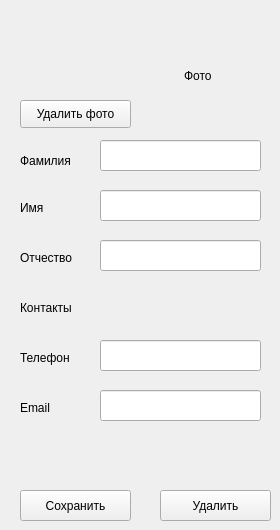
      <widget class="QWidget" name="Client_3">
       <attribute name="title">
        <string>Клиент</string>
       </attribute>
       <widget class="QLabel" name="Photo_3">
        <property name="geometry">
         <rect>
          <x>184</x>
          <y>30</y>
          <width>81</width>
          <height>91</height>
         </rect>
        </property>
        <property name="text">
         <string>Фото</string>
        </property>
       </widget>
       <widget class="QLabel" name="label_40">
        <property name="geometry">
         <rect>
          <x>20</x>
          <y>150</y>
          <width>71</width>
          <height>21</height>
         </rect>
        </property>
        <property name="font">
         <font>
          <pointsize>9</pointsize>
         </font>
        </property>
        <property name="text">
         <string>Фамилия</string>
        </property>
       </widget>
       <widget class="QLineEdit" name="Last_nameEdit_3">
        <property name="geometry">
         <rect>
          <x>100</x>
          <y>140</y>
          <width>161</width>
          <height>31</height>
         </rect>
        </property>
       </widget>
       <widget class="QLabel" name="label_41">
        <property name="geometry">
         <rect>
          <x>20</x>
          <y>200</y>
          <width>55</width>
          <height>16</height>
         </rect>
        </property>
        <property name="font">
         <font>
          <pointsize>9</pointsize>
         </font>
        </property>
        <property name="text">
         <string>Имя</string>
        </property>
       </widget>
       <widget class="QLineEdit" name="First_nameEdit_3">
        <property name="geometry">
         <rect>
          <x>100</x>
          <y>190</y>
          <width>161</width>
          <height>31</height>
         </rect>
        </property>
       </widget>
       <widget class="QLabel" name="label_42">
        <property name="geometry">
         <rect>
          <x>20</x>
          <y>250</y>
          <width>71</width>
          <height>16</height>
         </rect>
        </property>
        <property name="font">
         <font>
          <pointsize>9</pointsize>
         </font>
        </property>
        <property name="text">
         <string>Отчество</string>
        </property>
       </widget>
       <widget class="QLineEdit" name="Midle_nameEdit_3">
        <property name="geometry">
         <rect>
          <x>100</x>
          <y>240</y>
          <width>161</width>
          <height>31</height>
         </rect>
        </property>
       </widget>
       <widget class="QLabel" name="label_43">
        <property name="geometry">
         <rect>
          <x>20</x>
          <y>300</y>
          <width>71</width>
          <height>16</height>
         </rect>
        </property>
        <property name="font">
         <font>
          <pointsize>9</pointsize>
         </font>
        </property>
        <property name="text">
         <string>Контакты</string>
        </property>
       </widget>
       <widget class="QLabel" name="label_44">
        <property name="geometry">
         <rect>
          <x>20</x>
          <y>350</y>
          <width>71</width>
          <height>16</height>
         </rect>
        </property>
        <property name="font">
         <font>
          <pointsize>9</pointsize>
         </font>
        </property>
        <property name="text">
         <string>Телефон</string>
        </property>
       </widget>
       <widget class="QLineEdit" name="PhoneEdit_3">
        <property name="geometry">
         <rect>
          <x>100</x>
          <y>340</y>
          <width>161</width>
          <height>31</height>
         </rect>
        </property>
       </widget>
       <widget class="QLabel" name="label_45">
        <property name="geometry">
         <rect>
          <x>20</x>
          <y>400</y>
          <width>71</width>
          <height>16</height>
         </rect>
        </property>
        <property name="font">
         <font>
          <pointsize>9</pointsize>
         </font>
        </property>
        <property name="text">
         <string>Email</string>
        </property>
       </widget>
       <widget class="QLineEdit" name="EmailEdit_3">
        <property name="geometry">
         <rect>
          <x>100</x>
          <y>390</y>
          <width>161</width>
          <height>31</height>
         </rect>
        </property>
       </widget>
       <widget class="QPushButton" name="Save_clientBtn_3">
        <property name="geometry">
         <rect>
          <x>20</x>
          <y>490</y>
          <width>111</width>
          <height>31</height>
         </rect>
        </property>
        <property name="text">
         <string>Сохранить</string>
        </property>
       </widget>
       <widget class="QPushButton" name="Delete_clientBtn_3">
        <property name="geometry">
         <rect>
          <x>160</x>
          <y>490</y>
          <width>111</width>
          <height>31</height>
         </rect>
        </property>
        <property name="text">
         <string>Удалить</string>
        </property>
       </widget>
       <widget class="QPushButton" name="DeletePhotoClientBtn">
        <property name="geometry">
         <rect>
          <x>20</x>
          <y>100</y>
          <width>111</width>
          <height>28</height>
         </rect>
        </property>
        <property name="text">
         <string>Удалить фото</string>
        </property>
       </widget>
      </widget>
